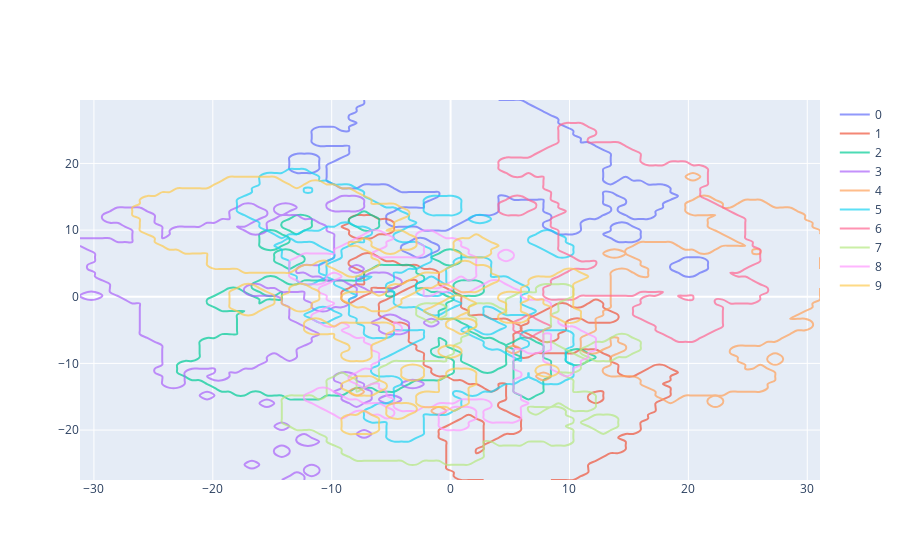

Notebook code for this chart:
### Code cell
import plotly.graph_objects as go
from plotly.graph_objs import Layout
import plotly.express as px
clusters=CC.labels_clusters
Z=np.zeros(r[0].shape)

yaxis_name_converter = lambda x: str(x + 1) if (x != 0) else ""
contours_=[]
for i,Cluster in enumerate(clusters):
    Z+=r[1][Cluster]
    z=np.round(1*(r[1][Cluster]>np.percentile(r[1][Cluster],90))*r[1][Cluster],1)
    contours_.append(go.Contour(
            x=r[0].index.values,
            y=r[0].columns.values,
            z=z,
            name=str(Cluster),
            opacity=0.70,
            contours=dict(
                type="constraint",
                start=5)
            ))
fig = go.Figure(data=contours_)   

fig.show()
